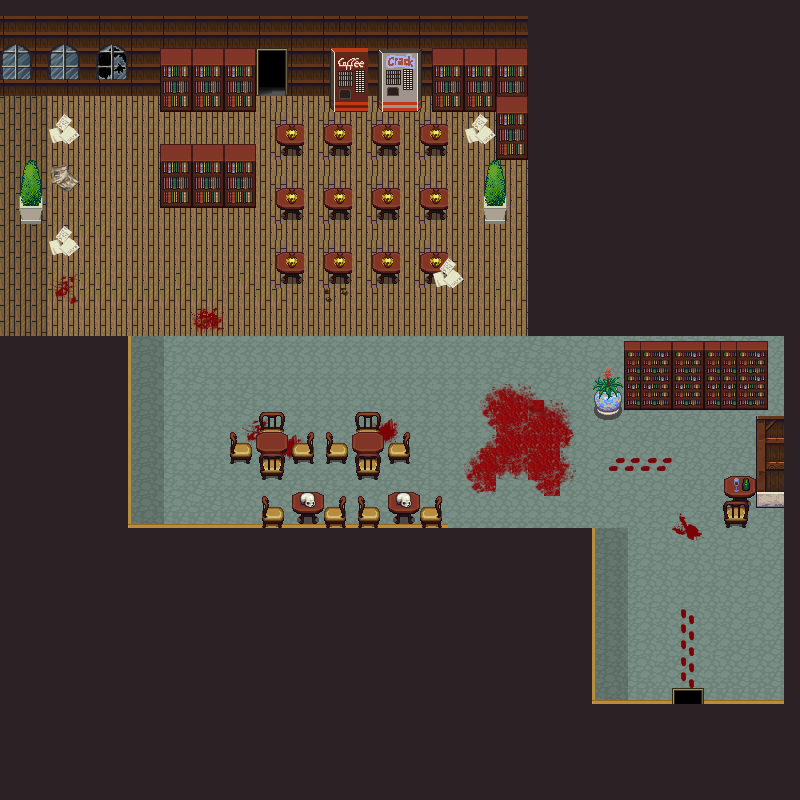

This game map was drawn from its Tiled (.tmx) file and the tilesets committed beside it. A one-line description and the trimmed map source follow:
An orthogonal 50x50 tile map with 16x16 px tiles, 8 tile layers (Obstacle, Door2, Door1, Base, ...), 8 tilesets.

<map version="1.2" tiledversion="1.2.0" orientation="orthogonal" renderorder="right-down" width="50" height="50" tilewidth="16" tileheight="16" infinite="0" nextlayerid="35" nextobjectid="1">
 <properties>
  <property name="charXDoor" type="int" value="17" />
  <property name="charYDoor" type="int" value="7" />
  <property name="spawnX1" type="int" value="12" />
  <property name="spawnX2" type="int" value="20" />
  <property name="spawnX3" type="int" value="5" />
  <property name="spawnY1" type="int" value="16" />
  <property name="spawnY3" type="int" value="10" />
 </properties>
 <tileset firstgid="1" source="obj_misk_atlas.tsx" />
 <tileset firstgid="4097" source="preview.tsx" />
 <tileset firstgid="6957" source="build_atlas.tsx" />
 <tileset firstgid="11053" source="interior.tsx" />
 <tileset firstgid="12077" source="zombie_tileb.tsx" />
 <tileset firstgid="13101" source="apocalypse.tsx" />
 <tileset firstgid="14101" name="house_inside" tilewidth="16" tileheight="16" tilecount="896" columns="32">
  <image source="../CompleteHall/house_inside.png" width="512" height="448" />
 </tileset>
 <tileset firstgid="14997" source="preview.tsx" />
 <layer id="27" name="Obstacle" width="50" height="50">
  <data>[2500 cells, 1581 non-empty, 2 distinct tile ids]</data>
 </layer>
 <layer id="34" name="Door2" width="50" height="50">
  <data>[2500 cells, 2 non-empty, 1 distinct tile ids]</data>
 </layer>
 <layer id="28" name="Door1" width="50" height="50">
  <data>[2500 cells, 4 non-empty, 3 distinct tile ids]</data>
 </layer>
 <layer id="29" name="Base" width="50" height="50">
  <data>[2500 cells, 1284 non-empty, 48 distinct tile ids]</data>
 </layer>
 <layer id="30" name="Edge" width="50" height="50">
  <data>[2500 cells, 0 non-empty, 0 distinct tile ids]</data>
 </layer>
 <layer id="31" name="Dirt" width="50" height="50">
  <data>[2500 cells, 99 non-empty, 48 distinct tile ids]</data>
 </layer>
 <layer id="32" name="Obstacle1" width="50" height="50">
  <data>[2500 cells, 308 non-empty, 111 distinct tile ids]</data>
 </layer>
 <layer id="33" name="Obstacle2" width="50" height="50">
  <data>[2500 cells, 80 non-empty, 26 distinct tile ids]</data>
 </layer>
</map>
